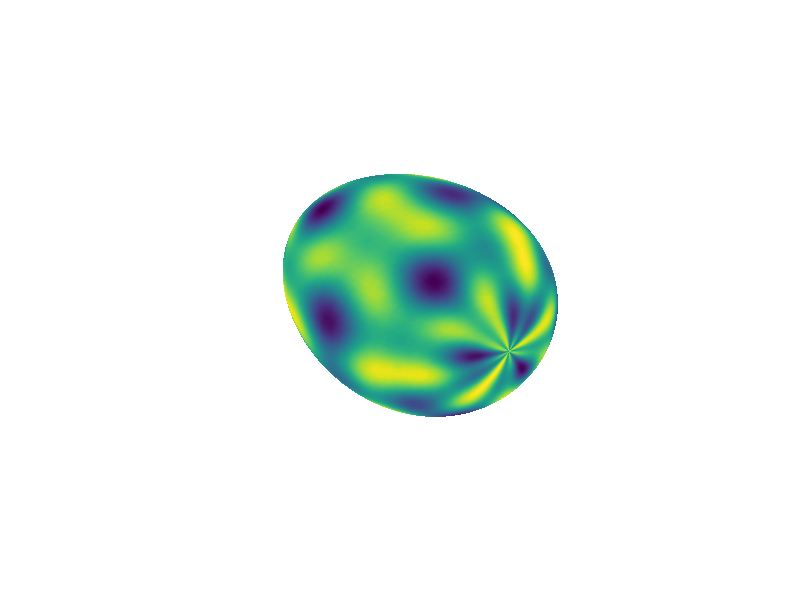

MATLAB code to generate this figure: (Note: this script raises an error after producing the figure.)
%=============================================================================
% Copyright (c) 2026-present Allan CORNET (Nelson)
%=============================================================================
% This file is part of Nelson.
%=============================================================================
% LICENCE_BLOCK_BEGIN
% SPDX-License-Identifier: LGPL-3.0-or-later
% LICENCE_BLOCK_END
%=============================================================================
% Capture a rotating parametric surface as an animated GIF.
surfaceSize = 96;
longitude = linspace(0, 2 * pi, surfaceSize);
latitude = linspace(0, pi, surfaceSize);
[longitudeGrid, latitudeGrid] = meshgrid(longitude, latitude);

x = sin(latitudeGrid) .* cos(longitudeGrid);
y = 1.25 * cos(latitudeGrid) + 0.08 * cos(2 * latitudeGrid);
z = 0.90 * sin(latitudeGrid) .* sin(longitudeGrid);
pattern = sin(5 * latitudeGrid) .* cos(3 * longitudeGrid) + ...
  0.5 * sin(8 * longitudeGrid) + 0.3 * cos(10 * latitudeGrid);

figureHandle = figure('Color', 'w', 'Name', 'Animated surface GIF', ...
  'NumberTitle', 'off', 'Position', [100 100 480 480]);
axesHandle = axes('Parent', figureHandle);
surfaceHandle = surf(axesHandle, x, y, z, pattern, ...
  'EdgeColor', 'none', 'FaceColor', 'interp');
axis(axesHandle, 'equal');
axis(axesHandle, 'off');
colormap(axesHandle, parula(128));
title(axesHandle, 'Rotating parametric surface', 'Visible', 'on');

gifFilename = [tempname(), '.gif'];
frameCount = 24;
delayTime = 0.05;
viewAngles = linspace(0, 360, frameCount + 1);
viewAngles(end) = [];

for frameIndex = 1:frameCount
  if ~isgraphics(figureHandle) || ~isgraphics(surfaceHandle)
    break
  end
  view(axesHandle, viewAngles(frameIndex), 20);
  drawnow();
  frameData = getframe(figureHandle).cdata;
  if frameIndex == 1
    imwrite(frameData, gifFilename, 'gif', ...
      'LoopCount', Inf, 'DelayTime', delayTime);
  else
    imwrite(frameData, gifFilename, 'gif', ...
      'WriteMode', 'append', 'DelayTime', delayTime);
  end
end

if exist(gifFilename, 'file')
  fprintf('Animated GIF written to: %s\n', gifFilename);
end
%=============================================================================
